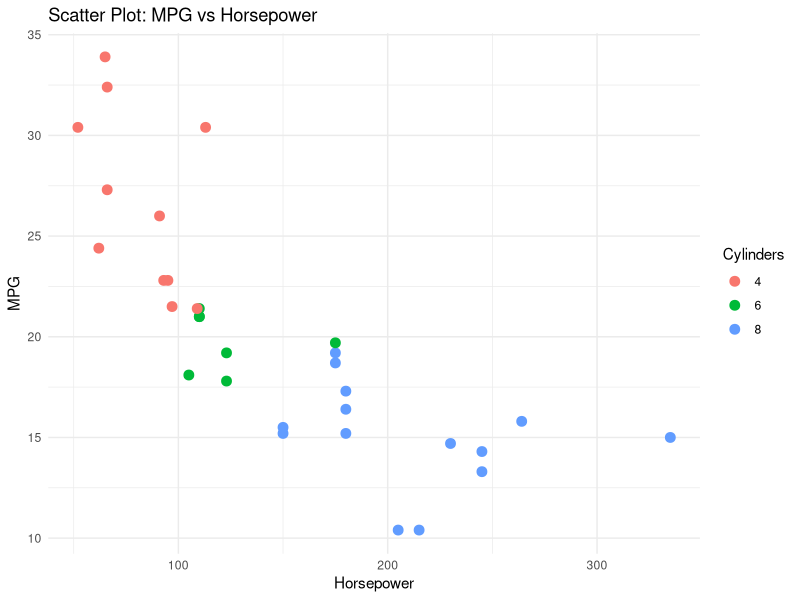
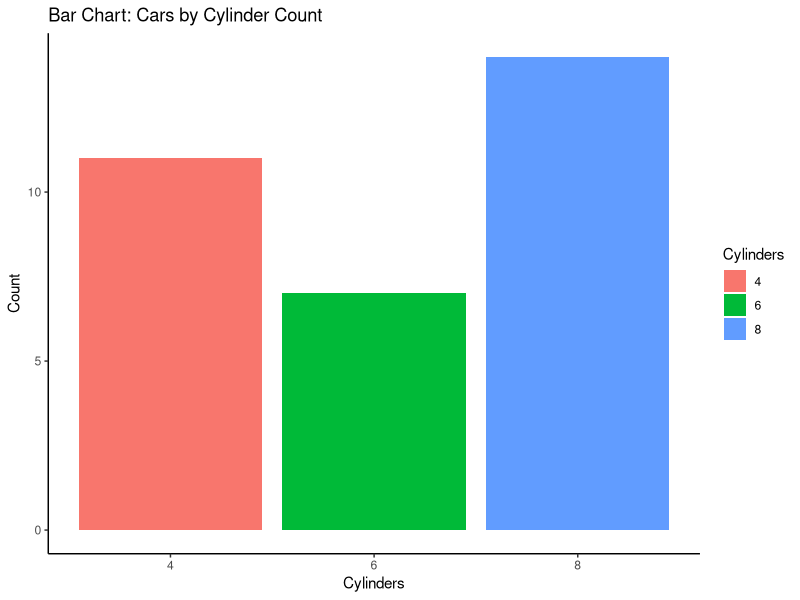
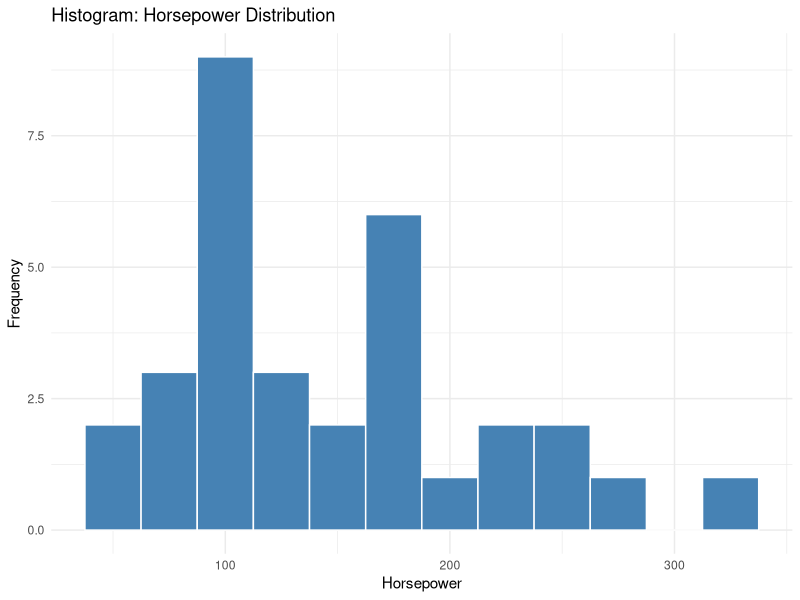
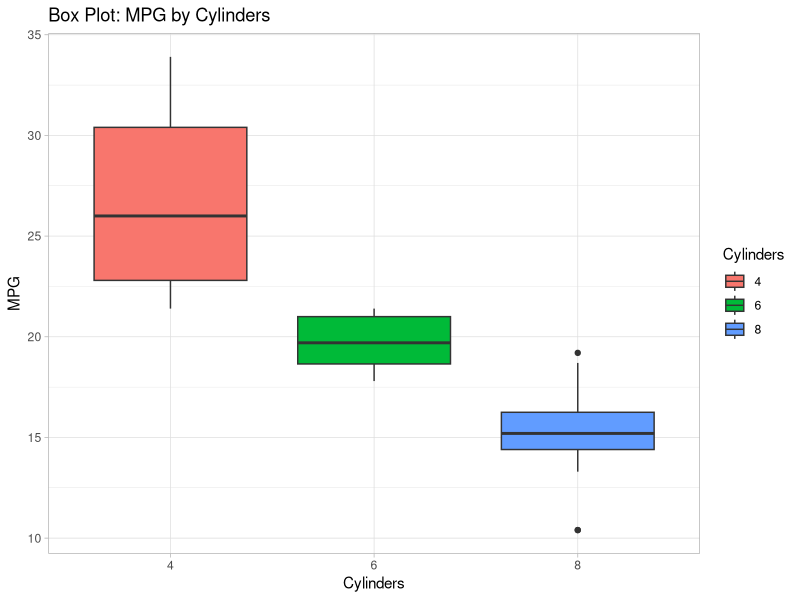
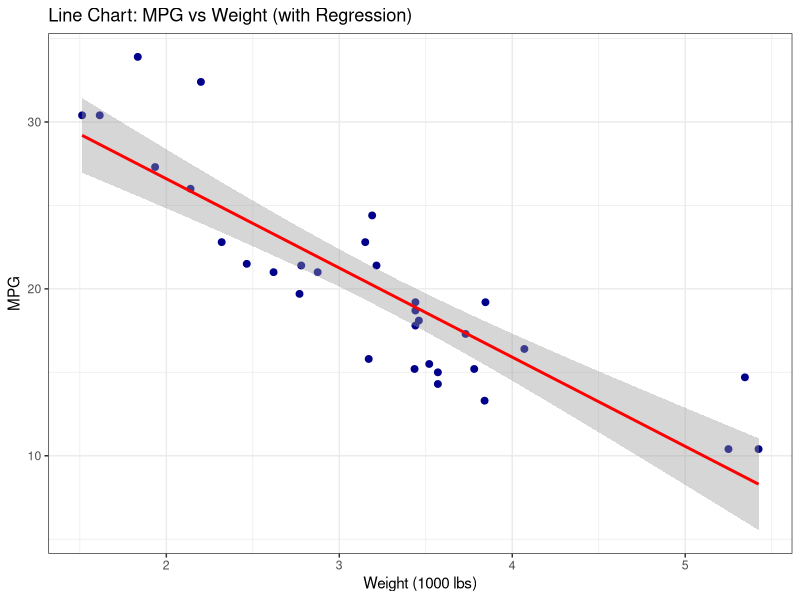
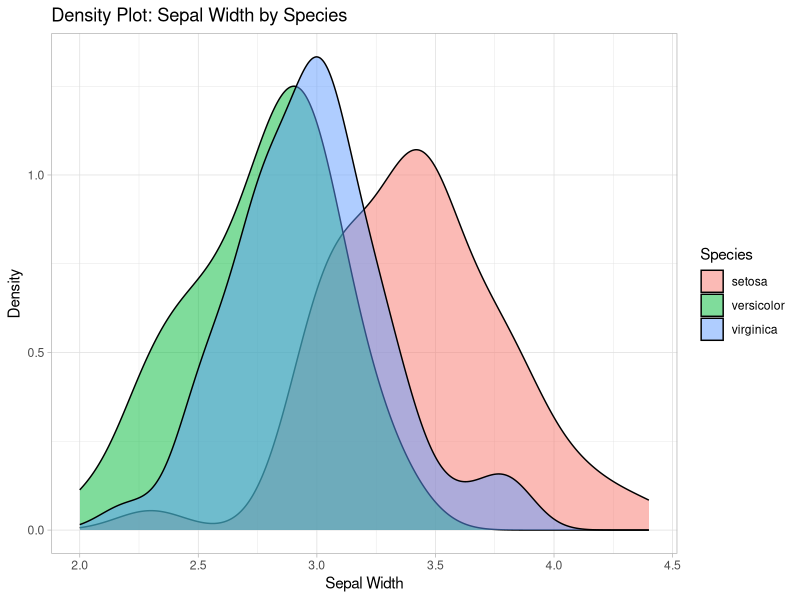
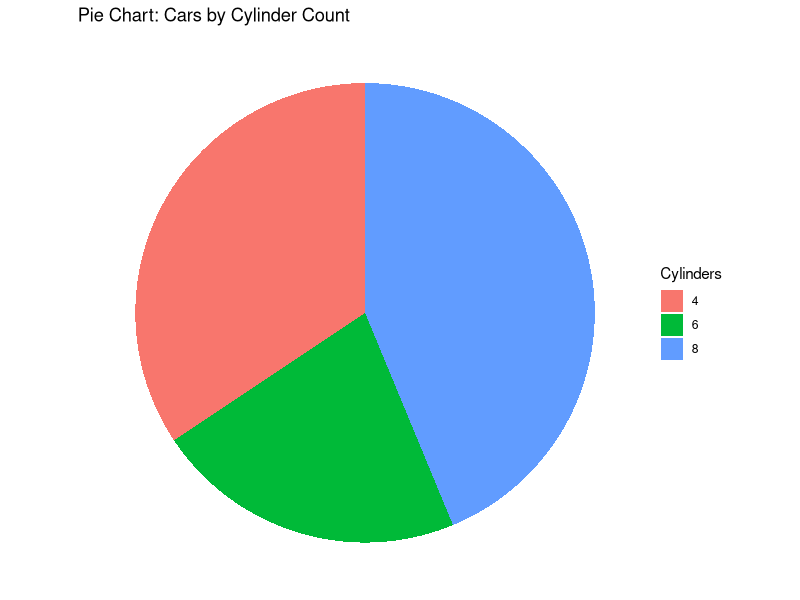
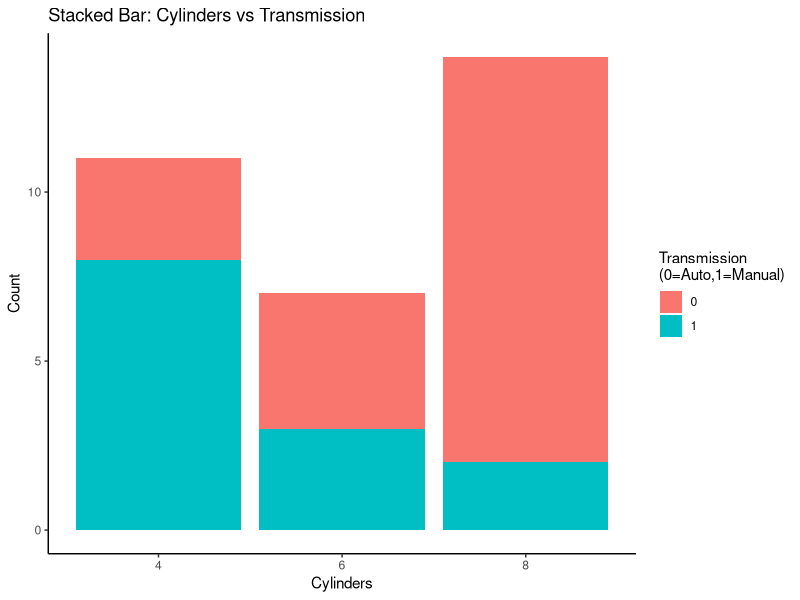

The R source for these figures, in order:
# Write a R program to demonstrate use of the ggplot library.
library(ggplot2)
library(gridExtra)

# Using built-in 'mtcars' and 'iris' datasets
head(mtcars)
head(iris)

# Plot 1: Scatter Plot - MPG vs Horsepower
p1 <- ggplot(mtcars, aes(x = hp, y = mpg, color = factor(cyl))) +
  geom_point(size = 3) +
  labs(title = "Scatter Plot: MPG vs Horsepower", x = "Horsepower", y = "MPG", color = "Cylinders") +
  theme_minimal()
print(p1)

# Plot 2: Bar Chart - Count of Cars by Cylinder Type
p2 <- ggplot(mtcars, aes(x = factor(cyl), fill = factor(cyl))) +
  geom_bar() +
  labs(title = "Bar Chart: Cars by Cylinder Count", x = "Cylinders", y = "Count", fill = "Cylinders") +
  theme_classic()
print(p2)

# Plot 3: Histogram - Distribution of Horsepower
p3 <- ggplot(mtcars, aes(x = hp)) +
  geom_histogram(binwidth = 25, fill = "steelblue", color = "white") +
  labs(title = "Histogram: Horsepower Distribution", x = "Horsepower", y = "Frequency") +
  theme_minimal()
print(p3)

# Plot 4: Box Plot - MPG by Cylinder Group
p4 <- ggplot(mtcars, aes(x = factor(cyl), y = mpg, fill = factor(cyl))) +
  geom_boxplot() +
  labs(title = "Box Plot: MPG by Cylinders", x = "Cylinders", y = "MPG", fill = "Cylinders") +
  theme_light()
print(p4)

# Plot 5: Line Chart - MPG vs Weight with Regression Line
p5 <- ggplot(mtcars, aes(x = wt, y = mpg)) +
  geom_point(color = "darkblue", size = 2) +
  geom_smooth(method = "lm", col = "red", se = TRUE) +
  labs(title = "Line Chart: MPG vs Weight (with Regression)", x = "Weight (1000 lbs)", y = "MPG") +
  theme_bw()
print(p5)

# Plot 6: Density Plot - Sepal Width Distribution
p7 <- ggplot(iris, aes(x = Sepal.Width, fill = Species)) +
  geom_density(alpha = 0.5) +
  labs(title = "Density Plot: Sepal Width by Species", x = "Sepal Width", y = "Density") +
  theme_light()
print(p7)

# Plot 7: Pie Chart - Cars by Cylinder (using bar + coord_polar)
cyl_counts <- as.data.frame(table(mtcars$cyl))
colnames(cyl_counts) <- c("Cylinders", "Count")
p8 <- ggplot(cyl_counts, aes(x = "", y = Count, fill = Cylinders)) +
  geom_bar(stat = "identity", width = 1) +
  coord_polar("y", start = 0) +
  labs(title = "Pie Chart: Cars by Cylinder Count") +
  theme_void()
print(p8)

# Plot 8: Stacked Bar Chart - Cylinder vs Transmission
p9 <- ggplot(mtcars, aes(x = factor(cyl), fill = factor(am))) +
  geom_bar(position = "stack") +
  labs(title = "Stacked Bar: Cylinders vs Transmission", x = "Cylinders", y = "Count", fill = "Transmission\n(0=Auto,1=Manual)") +
  theme_classic()
print(p9)

# Plot 9: Faceted Scatter Plot by Transmission Type
p10 <- ggplot(mtcars, aes(x = hp, y = mpg, color = factor(cyl))) +
  geom_point(size = 2.5) +
  facet_grid(. ~ am, labeller = labeller(am = c("0" = "Automatic", "1" = "Manual"))) +
  labs(title = "Faceted Plot: MPG vs HP by Transmission", x = "Horsepower", y = "MPG", color = "Cylinders") +
  theme_gray()
print(p10)

# Combined grid view of all basic plots
grid.arrange(p1, p2, p3, p4, p5, p7, p8, ncol = 2)
